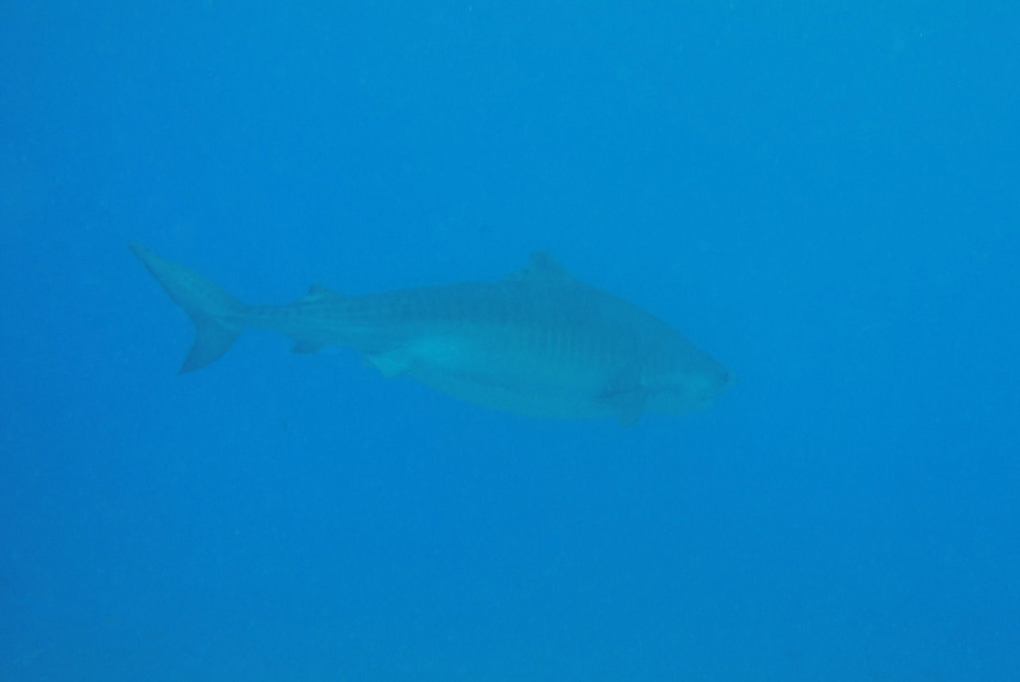
#> input picture data/raw/Shark 1.PNG, 1020 x 682 px; its folder holds only this picture in this run
$ jupyter execute --allow-errors Test_2.ipynb
#> lines starting #> are read from the running program, lines starting #| are printed output that depends on the picture; after the words box and inside, x2 and y2 are one past the last pixel; in counts of white or black regions, pixels touching at a corner belong together
#> in process_image, I is the input picture: shape (682, 1020, 3); mean B, G, R 198.7, 130, 4
[cell 1]
from pathlib import Path
import os

# If we're inside the notebooks/ folder, move up to the project root
cwd = Path.cwd()
if cwd.name == "notebooks":
    os.chdir(str(cwd.parent))
print("CWD now:", os.getcwd())  # should end with Image_Processing_Assignment_1

[cell 2]
from pathlib import Path
import os

print("CWD:", os.getcwd())
raw = Path("data/raw")
print("data/raw exists? ", raw.exists())
print("Files I can see in data/raw:")
for p in raw.glob("*"):
    print(" -", p.name)

# Try to detect the shark file automatically (case/space/extension tolerant)
candidates = []
patterns = [
    "Shark 2.*", "Shark_2.*", "shark 2.*", "shark_2.*",
    "Shark2.*", "shark2.*", "Shark 2*"
]
ex = [".png", ".PNG", ".jpg", ".JPG", ".jpeg", ".JPEG"]

for pat in patterns:
    for p in raw.glob(pat):
        if p.suffix in ex:
            candidates.append(p)

if candidates:
    INPUT_PATH = sorted(candidates, key=lambda p: p.name.lower())[0]
    print("Auto-selected:", INPUT_PATH)
else:
    # Fallback: keep whatever you already had, but warn
    INPUT_PATH = Path("data/raw/Shark 2.PNG")
    print("No candidates found. Expecting:", INPUT_PATH)

[cell 3]
# ===== Single-pass fish enhancement & isolation (no CLAHE) =====
from pathlib import Path
import cv2 as cv
import numpy as np
import os

# ---------- user paths (edit these) ----------
# If your notebook is inside notebooks/, jump to project root:
cwd = Path.cwd()
if cwd.name == "notebooks":
    os.chdir(str(cwd.parent))

INPUT_PATH  = Path("data/raw/snow_cat.jpg")       # e.g., "data/raw/Shark 1.PNG" or any test image
OUTPUT_PATH = Path("outputs/cat_final.png")     # output image
# ---------------------------------------------

# [7 lines left out: function gray_world_wb, not called in this run]

def process_image(input_path: Path, output_path: Path):
    I = cv.imread(str(input_path), cv.IMREAD_COLOR)
    if I is None:
        raise FileNotFoundError(f"Input image not found: {input_path}")
    h, w = I.shape[:2]

    # 1) White balance (gray-world) + 2) light denoise (median)
    #I_wb  = gray_world_wb(I)
    den   = cv.medianBlur(I, 5)  # simpler than bilateral; preserves edges reasonably well

    # 3) Simple gamma correction (brighten mid-tones a little)
    gamma = 1.10  # 1.0 = no change; <1 brightens, >1 darkens (here we want a gentle lift)
    invg  = 1.0 / gamma
    # build a tiny 256-LUT for speed
    lut = np.array([((i/255.0)**invg)*255.0 for i in range(256)], dtype=np.uint8)
    enh = cv.LUT(den, lut)

    # 4) Segmentation: Otsu on LAB-b (with small fallback using HSV-S)
    lab = cv.cvtColor(enh, cv.COLOR_BGR2LAB)
    b   = lab[:,:,2]
    _, th_b = cv.threshold(b, 0, 255, cv.THRESH_BINARY + cv.THRESH_OTSU)

    hsv = cv.cvtColor(enh, cv.COLOR_BGR2HSV)
    S   = hsv[:,:,1]
    _, th_s = cv.threshold(S, 0, 255, cv.THRESH_BINARY + cv.THRESH_OTSU)

    # start with b only; fallback if too small/too large
    mask = th_b.copy()
    area = (mask.sum()/255) / mask.size
    if area < 0.02:                # too small -> relax with OR
        mask = cv.bitwise_or(th_b, th_s)
    elif area > 0.90:              # too big -> tighten using inverted S
        _, s_inv = cv.threshold(255 - S, 0, 255, cv.THRESH_BINARY + cv.THRESH_OTSU)
        mask = cv.bitwise_and(th_b, s_inv)
    # 5) Morphology (gentle) + largest component
    k = cv.getStructuringElement(cv.MORPH_ELLIPSE, (5,5))
    mask = cv.morphologyEx(mask, cv.MORPH_CLOSE, k, iterations=1)
    mask = cv.morphologyEx(mask, cv.MORPH_OPEN,  k, iterations=1)

    area_ratio = (mask.sum()/255) / mask.size
    print(f"[mask] area={area_ratio:.4f}")

    num, labels = cv.connectedComponents(mask)
    if num > 1:
        areas = np.array([(labels==i).sum() for i in range(1, num)])
        idx   = 1 + int(np.argmax(areas))
        big   = (labels==idx).astype(np.uint8)*255
        # if even the largest is tiny, fall back to th_b (more conservative)
        mask  = big if areas.max()/mask.size >= 0.01 else th_b

    # 6) Auto-rotate with minAreaRect and tight crop  (← NOT indented under the block above)
    cnts,_ = cv.findContours(mask, cv.RETR_EXTERNAL, cv.CHAIN_APPROX_SIMPLE)
    if cnts:
        cnt   = max(cnts, key=cv.contourArea)
        rect  = cv.minAreaRect(cnt)
        angle = rect[-1]
        (rw, rh) = rect[1]
        if rw < rh:        # make long side horizontal
            angle += 90
        if angle < -45:
            angle += 90

        Mrot  = cv.getRotationMatrix2D((w//2, h//2), angle, 1.0)
        I_rot = cv.warpAffine(enh, Mrot, (w, h), flags=cv.INTER_LINEAR,  borderMode=cv.BORDER_REFLECT)
        m_rot = cv.warpAffine(mask, Mrot, (w, h), flags=cv.INTER_NEAREST, borderMode=cv.BORDER_CONSTANT)

        # Transform the fish contour for a stable bbox
        cnt_f  = cnt.reshape(-1,1,2).astype(np.float32)
        cnt_rt = cv.transform(cnt_f, Mrot).astype(np.int32)
        x,y,ww,hh = cv.boundingRect(cnt_rt)
        print(f"[rotate] angle={angle:.2f}  bbox={ww}x{hh}  image={w}x{h}")

        # Avoid razor-thin crops
        min_frac = 0.2
        if ww < int(min_frac*w) or hh < int(min_frac*h):
            print("[crop] bbox too thin → skipping crop")
            crop, mcrp = I_rot, m_rot
        else:
            crop = I_rot[y:y+hh, x:x+ww]
            mcrp = m_rot[y:y+hh, x:x+ww]
    else:
        print("[rotate] no contour → use enhanced image")
        crop, mcrp = enh, mask


    # 7) Replace background with a solid, scene-matched colour
    inv = (mcrp==0).astype(np.uint8)*255
    border = np.zeros_like(inv)
    border[:10,:]  = 255; border[-10:,:] = 255
    border[:,:10]  = 255; border[:,-10:] = 255

    samples = cv.bitwise_and(crop, crop, mask=cv.bitwise_and(inv, border)).reshape(-1,3)
    samples = samples[(samples.sum(1) > 0)]
    color   = tuple(map(int, (np.median(samples,0) if len(samples) else np.array([210,220,230]))))
    canvas  = np.full_like(crop, color, dtype=np.uint8)

    final = cv.add(cv.bitwise_and(crop,  crop,  mask=mcrp),
                   cv.bitwise_and(canvas, canvas, mask=cv.bitwise_not(mcrp)))


    output_path.parent.mkdir(parents=True, exist_ok=True)
    ok = cv.imwrite(str(output_path), final)
    print("[OK]" if ok else "[ERROR] Save failed:", output_path.resolve())

#> (the rest of this cell did not finish here and is left out)

[cell 4]
# ===== Single-pass fish enhancement & isolation (auto-picks mask for sharks OR snow-cat) =====
from pathlib import Path
import cv2 as cv
import numpy as np
import os

# --- ensure we run from project root (so data/raw exists) ---
here = Path.cwd()
if not (here / "data" / "raw").exists():
    if (here.parent / "data" / "raw").exists():
        os.chdir(str(here.parent))

# ---- user paths (edit these two only) ----
INPUT_PATH  = Path("data/raw/Shark 1.PNG")         # or "data/raw/Shark 1.PNG" or "data/raw/snow_cat.jpg"
OUTPUT_PATH = Path("outputs/fish_final.png")
# ------------------------------------------

def enhance(img):
    """Mild edge-preserving clean + local contrast + light sharpen."""
    den  = cv.bilateralFilter(img, d=7, sigmaColor=60, sigmaSpace=60)
    LAB  = cv.cvtColor(den, cv.COLOR_BGR2LAB)
#> LAB: shape (682, 1020, 3); mean of channels 0, 1, 2 132.6, 123.9, 84.3
    L,A,B = cv.split(LAB)
    Lc   = cv.createCLAHE(clipLimit=2.5, tileGridSize=(8,8)).apply(L)
    enh  = cv.cvtColor(cv.merge([Lc, A, B]), cv.COLOR_LAB2BGR)
    blur = cv.GaussianBlur(enh, (0,0), 1.0)
    enh  = cv.addWeighted(enh, 1.3, blur, -0.3, 0)
    return enh

def otsu(img):
    return cv.threshold(img, 0, 255, cv.THRESH_BINARY + cv.THRESH_OTSU)[1]

def pick_mask(enh):
    """Build two very simple masks and pick the better one by edge score + sane area."""
    hsv = cv.cvtColor(enh, cv.COLOR_BGR2HSV); S = hsv[:,:,1]
#> after `S = hsv[:, :, 1]`:
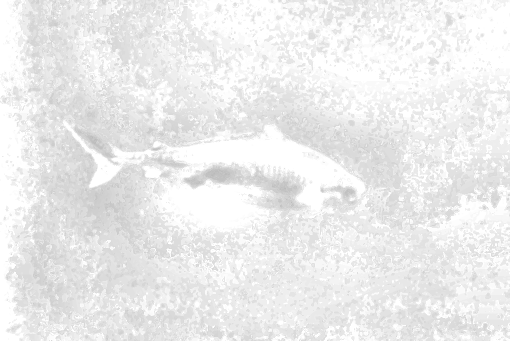
#> S: shape (682, 1020) (shown at 1/2 size); min 183, max 255, mean 236.3
    lab = cv.cvtColor(enh, cv.COLOR_BGR2LAB); a = lab[:,:,1]; b = lab[:,:,2]

    # Underwater (sharks): S AND b
    m_shark = cv.bitwise_and(otsu(S), otsu(b))
#> in otsu, `return cv.threshold(img, 0, 255, cv.THRESH_BINARY + cv.THRESH_OTSU)[1]`:
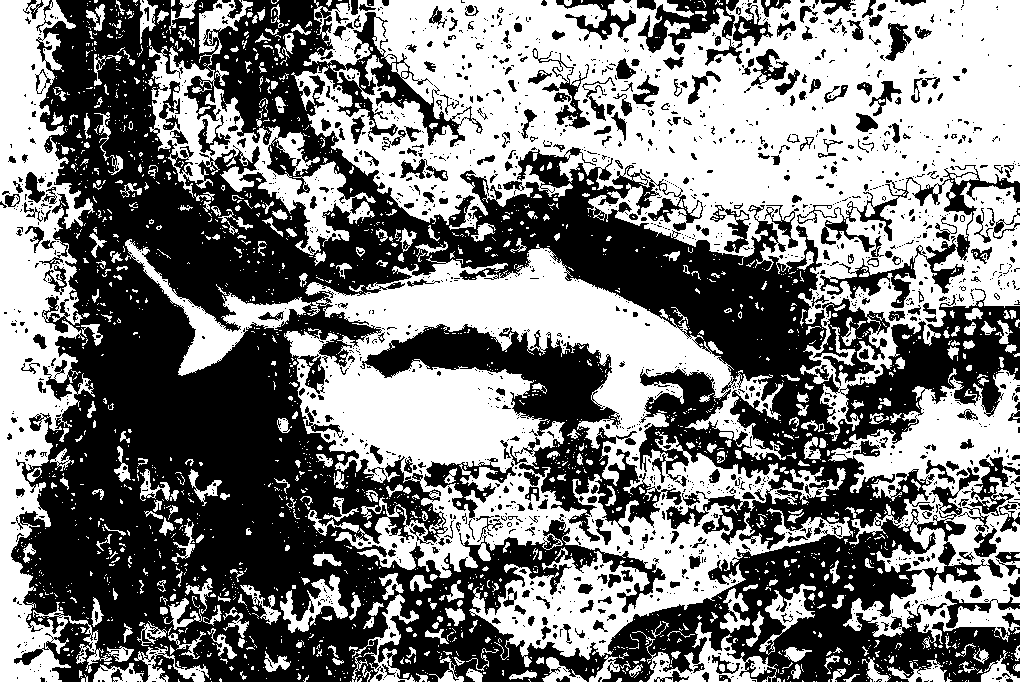
#> returned value: shape (682, 1020); 48.9% white; 2254 white regions (1859 under 20 px), largest, box (x1, y1, x2, y2) and area: (291, 0, 1020, 441) 136002, (125, 239, 853, 667) 92270, (0, 0, 112, 682) 33244
#> m_shark: shape (682, 1020); 4.7% white; 172 white regions (166 under 20 px), largest, box (x1, y1, x2, y2) and area: (133, 247, 735, 429) 27815, (391, 359, 534, 414) 3352, (286, 328, 338, 354) 664, (532, 383, 547, 394) 63, (699, 393, 714, 402) 53, (216, 284, 227, 295) 24

    # Snow/neutral (cat): inverted S AND a
    Sinv = 255 - S
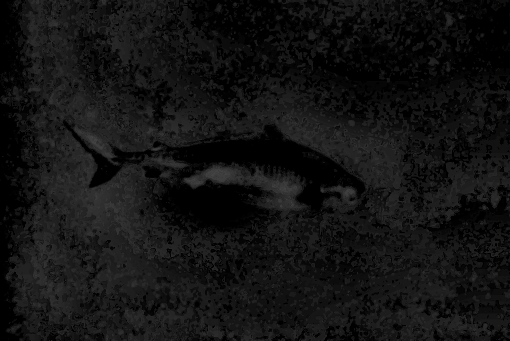
#> Sinv: shape (682, 1020) (shown at 1/2 size); min 0, max 72, mean 18.7
    m_cat = cv.bitwise_and(otsu(Sinv), otsu(a))
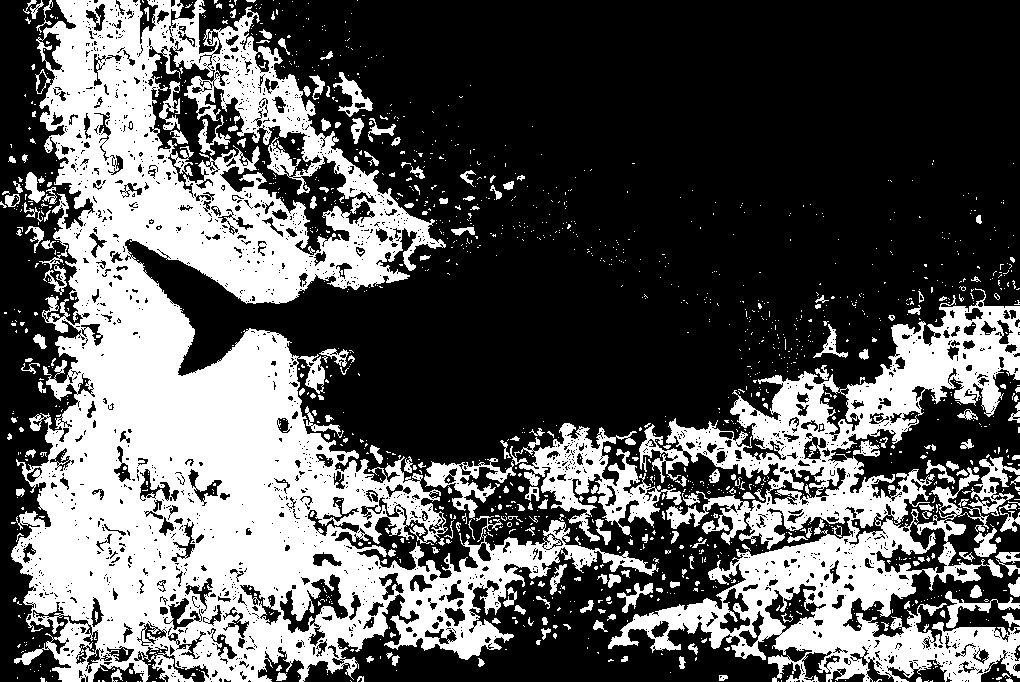
#> m_cat: shape (682, 1020); 35.8% white; 1486 white regions (1260 under 20 px), largest, box (x1, y1, x2, y2) and area: (11, 0, 659, 682) 164622, (608, 288, 1020, 682) 55368, (514, 423, 682, 542) 6456

    H, W = S.shape
    edges = cv.Canny(cv.cvtColor(enh, cv.COLOR_BGR2GRAY), 50, 150)
#> edges: shape (682, 1020); every value is 0

    def score(mask):
        area = (mask.sum() / 255.0) / (H*W + 1e-6)         # fraction of image
#> area = 0.0465
        if area < 0.01 or area > 0.9:                      # reject silly masks
            return -1.0, area
        edge_density = (cv.bitwise_and(edges, edges, mask=mask).sum() / 255.0) / (mask.sum()/255.0 + 1e-6)
#> edge_density = 0
        return edge_density, area

    s1, a1 = score(m_shark)
#> s1 = 0; a1 = 0.0465
    s2, a2 = score(m_cat)
#> s2 = 0; a2 = 0.358

    mask = m_shark if s1 >= s2 else m_cat
    # small tidy to avoid specks/holes but keep detail
    k = cv.getStructuringElement(cv.MORPH_ELLIPSE, (5,5))
    mask = cv.morphologyEx(mask, cv.MORPH_CLOSE, k, iterations=1)
#> mask: shape (682, 1020); 5.1% white; 77 white regions (73 under 20 px), largest, box (x1, y1, x2, y2) and area: (132, 242, 737, 429) 31104, (383, 359, 547, 418) 3855, (657, 410, 667, 415) 25, (587, 359, 592, 366) 22
    mask = cv.morphologyEx(mask, cv.MORPH_OPEN,  k, iterations=1)
#> mask: shape (682, 1020); 5% white; 7 white regions (1 under 20 px), largest, box (x1, y1, x2, y2) and area: (307, 250, 735, 429) 25950, (154, 271, 307, 369) 3816, (397, 359, 547, 413) 3762, (286, 328, 339, 354) 805, (133, 246, 148, 259) 104, (700, 395, 710, 402) 49

    # keep largest component; if even that is tiny, fall back to the other mask
    num, labels = cv.connectedComponents(mask)
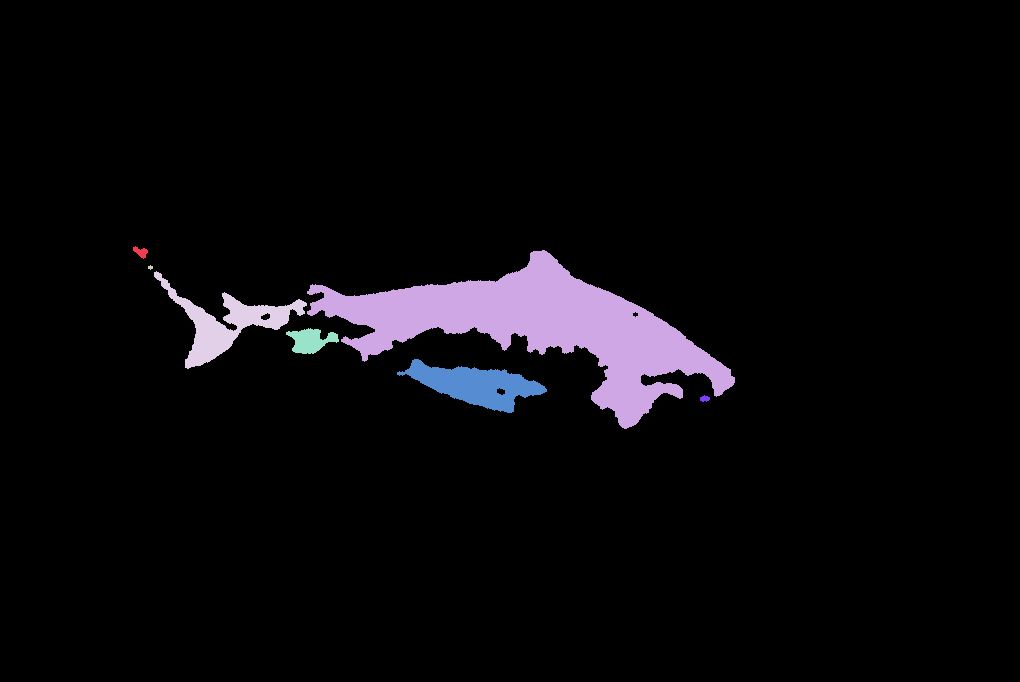
#> labels: shape (682, 1020) int32; 8 distinct labels, from 0 to 7; one colour per label, 0 black
#> num = 8
    if num > 1:
        sizes = np.array([(labels==i).sum() for i in range(1, num)])
#> sizes = [104, 25950, 17, 3816, 805, 3762, 49]
        idx   = 1 + int(np.argmax(sizes))
#> idx = 2
        big   = (labels==idx).astype(np.uint8) * 255
#> big: shape (682, 1020); 3.7% white; 1 white region
        if sizes.max() / (H*W) >= 0.01:
            mask = big

    return mask

def rotate_and_crop(enh, mask):
    h, w = mask.shape
    cnts,_ = cv.findContours(mask, cv.RETR_EXTERNAL, cv.CHAIN_APPROX_SIMPLE)
#> cnts = 1 contour; box (x1, y1, x2, y2) and area: (307, 250, 735, 429) 25320
    if not cnts:
        return enh, mask
    cnt   = max(cnts, key=cv.contourArea)
#> cnt = contour of 902 points, box (x1, y1, x2, y2) (307, 250, 735, 429), area 25320
    rect  = cv.minAreaRect(cnt)
#> rect = ((523.9, 323.5), (152.4, 436.2), -75.55)
    angle = rect[-1]
#> angle = -75.55
    rw, rh = rect[1]
#> rw = 152.4; rh = 436.2
    if rw < rh: angle += 90
#> angle = 14.45
    if angle < -45: angle += 90

    Mrot  = cv.getRotationMatrix2D((w//2, h//2), angle, 1.0)
#> Mrot = [[0.968, 0.25, -68.96], [-0.25, 0.968, 138.1]]
    I_rot = cv.warpAffine(enh,  Mrot, (w, h), flags=cv.INTER_LINEAR,  borderMode=cv.BORDER_REFLECT)
    m_rot = cv.warpAffine(mask, Mrot, (w, h), flags=cv.INTER_NEAREST, borderMode=cv.BORDER_CONSTANT)
#> m_rot: shape (682, 1020); 3.7% white; 1 white region, box (x1, y1, x2, y2) and area: (301, 244, 738, 398) 25942

    # crop using transformed contour for stability
    cnt_f  = cnt.reshape(-1,1,2).astype(np.float32)
#> cnt_f = 902 rows, first 8: [542, 250], [541, 251], [533, 251], [532, 252], [531, 252], [530, 253], [530, 260], [529, 261]
    cnt_rt = cv.transform(cnt_f, Mrot).astype(np.int32)
#> cnt_rt = contour of 902 points, box (x1, y1, x2, y2) (300, 244, 738, 397), area 25326
    x,y,ww,hh = cv.boundingRect(cnt_rt)
#> x = 300; y = 244; ww = 438; hh = 153

    # guard against silly slivers
    if ww < int(0.2*w) or hh < int(0.2*h):
        return I_rot, m_rot
    return I_rot[y:y+hh, x:x+ww], m_rot[y:y+hh, x:x+ww]

def compose_on_solid(crop, mask_crop):
    inv = (mask_crop==0).astype(np.uint8)*255
    border = np.zeros_like(inv)
    border[:10,:]  = 255; border[-10:,:] = 255
    border[:,:10]  = 255; border[:,-10:] = 255

    samples = cv.bitwise_and(crop, crop, mask=cv.bitwise_and(inv, border)).reshape(-1,3)
    samples = samples[(samples.sum(1) > 0)]
    color   = tuple(map(int, (np.median(samples,0) if len(samples) else np.array([210,220,230]))))
    canvas  = np.full_like(crop, color, dtype=np.uint8)

    final = cv.add(cv.bitwise_and(crop,  crop,  mask=mask_crop),
                   cv.bitwise_and(canvas, canvas, mask=cv.bitwise_not(mask_crop)))
    return final

def process_image(input_path: Path, output_path: Path):
    I = cv.imread(str(input_path), cv.IMREAD_COLOR)
    if I is None:
        raise FileNotFoundError(f"Input image not found: {input_path}")
    enh  = enhance(I)
    mask = pick_mask(enh)

    # safety: if mask is almost empty, just write the enhanced image
    if (mask.sum()/255.0) / mask.size < 0.005:
        out = enh
    else:
        crop, mcrp = rotate_and_crop(enh, mask)
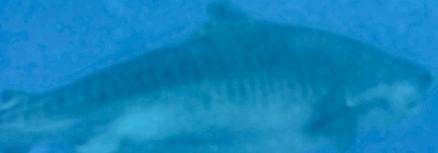
#> crop: shape (153, 438, 3); mean B, G, R 188.9, 132.5, 15.5
#> mcrp: shape (153, 438); 38.7% white; 1 white region, box (x1, y1, x2, y2) and area: (1, 0, 438, 153) 25939
        # safety #2: if still tiny, bail out to enhanced
        if (mcrp.sum()/255.0) / mcrp.size < 0.005:
            out = enh
        else:
            out = compose_on_solid(crop, mcrp)
#> (the rest of the program and of its run is left out)
